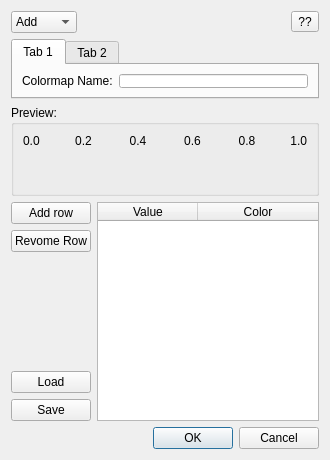
<?xml version="1.0" encoding="UTF-8"?>
<ui version="4.0">
 <class>Dialog</class>
 <widget class="QDialog" name="Dialog">
  <property name="geometry">
   <rect>
    <x>0</x>
    <y>0</y>
    <width>330</width>
    <height>460</height>
   </rect>
  </property>
  <property name="minimumSize">
   <size>
    <width>330</width>
    <height>460</height>
   </size>
  </property>
  <property name="maximumSize">
   <size>
    <width>330</width>
    <height>460</height>
   </size>
  </property>
  <property name="windowTitle">
   <string>Add or Modify Colormap</string>
  </property>
  <layout class="QVBoxLayout" name="verticalLayout_2">
   <item>
    <layout class="QHBoxLayout" name="addModifyLayout">
     <item>
      <widget class="QComboBox" name="addModifyCBox">
       <property name="toolTip">
        <string>select option to add or modify colormap</string>
       </property>
       <property name="whatsThis">
        <string>&lt;html&gt;&lt;head/&gt;&lt;body&gt;&lt;p&gt;Add or Modify a user defined color maps.&lt;/p&gt;&lt;p&gt;&lt;br/&gt;&lt;/p&gt;&lt;p&gt;&lt;span style=&quot; font-weight:600;&quot;&gt;Options:&lt;/span&gt;&lt;/p&gt;&lt;p&gt;Add      -&amp;gt; Add a new colormap&lt;/p&gt;&lt;p&gt;Modify  -&amp;gt; Modify an already added colormap&lt;/p&gt;&lt;/body&gt;&lt;/html&gt;</string>
       </property>
       <item>
        <property name="text">
         <string>Add</string>
        </property>
       </item>
       <item>
        <property name="text">
         <string>Modify</string>
        </property>
       </item>
      </widget>
     </item>
     <item>
      <spacer name="addModifySpacer">
       <property name="orientation">
        <enum>Qt::Horizontal</enum>
       </property>
       <property name="sizeHint" stdset="0">
        <size>
         <width>40</width>
         <height>20</height>
        </size>
       </property>
      </spacer>
     </item>
     <item>
      <widget class="QToolButton" name="helpButton">
       <property name="toolTip">
        <string>What is this??</string>
       </property>
       <property name="text">
        <string>??</string>
       </property>
      </widget>
     </item>
    </layout>
   </item>
   <item>
    <widget class="QTabWidget" name="addModifyWidget">
     <property name="minimumSize">
      <size>
       <width>0</width>
       <height>50</height>
      </size>
     </property>
     <property name="maximumSize">
      <size>
       <width>16777215</width>
       <height>60</height>
      </size>
     </property>
     <property name="currentIndex">
      <number>0</number>
     </property>
     <widget class="QWidget" name="tab">
      <attribute name="title">
       <string>Tab 1</string>
      </attribute>
      <layout class="QHBoxLayout" name="horizontalLayout_2">
       <item>
        <widget class="QLabel" name="cmapNameQLabel">
         <property name="text">
          <string>Colormap Name:</string>
         </property>
        </widget>
       </item>
       <item>
        <widget class="QLineEdit" name="cmapNameLineEdit">
         <property name="toolTip">
          <string>Name of new colormap.</string>
         </property>
         <property name="whatsThis">
          <string>&lt;html&gt;&lt;head/&gt;&lt;body&gt;&lt;p&gt;The name of new colormap. It should be different from standard colormaps that are available by default.&lt;/p&gt;&lt;/body&gt;&lt;/html&gt;</string>
         </property>
        </widget>
       </item>
      </layout>
     </widget>
     <widget class="QWidget" name="tab_2">
      <attribute name="title">
       <string>Tab 2</string>
      </attribute>
      <layout class="QHBoxLayout" name="horizontalLayout_3">
       <item>
        <widget class="QLabel" name="label">
         <property name="text">
          <string>Select Colormap: </string>
         </property>
        </widget>
       </item>
       <item>
        <widget class="QComboBox" name="cmapListCBox">
         <property name="toolTip">
          <string>Select a colormap to modify</string>
         </property>
         <property name="whatsThis">
          <string>Select a colormap to modify</string>
         </property>
        </widget>
       </item>
       <item>
        <spacer name="horizontalSpacer">
         <property name="orientation">
          <enum>Qt::Horizontal</enum>
         </property>
         <property name="sizeHint" stdset="0">
          <size>
           <width>40</width>
           <height>20</height>
          </size>
         </property>
        </spacer>
       </item>
      </layout>
     </widget>
    </widget>
   </item>
   <item>
    <widget class="QGroupBox" name="privewColorMapGBox">
     <property name="title">
      <string>Preview:</string>
     </property>
     <layout class="QVBoxLayout" name="verticalLayout">
      <item>
       <layout class="QHBoxLayout" name="horizontalLayout">
        <item>
         <widget class="QLabel" name="label_3">
          <property name="maximumSize">
           <size>
            <width>30</width>
            <height>16777215</height>
           </size>
          </property>
          <property name="text">
           <string>0.0</string>
          </property>
         </widget>
        </item>
        <item>
         <widget class="QLabel" name="label_4">
          <property name="text">
           <string>0.2</string>
          </property>
          <property name="alignment">
           <set>Qt::AlignCenter</set>
          </property>
         </widget>
        </item>
        <item>
         <widget class="QLabel" name="label_5">
          <property name="text">
           <string>0.4</string>
          </property>
          <property name="alignment">
           <set>Qt::AlignCenter</set>
          </property>
         </widget>
        </item>
        <item>
         <widget class="QLabel" name="label_6">
          <property name="text">
           <string>0.6</string>
          </property>
          <property name="alignment">
           <set>Qt::AlignCenter</set>
          </property>
         </widget>
        </item>
        <item>
         <widget class="QLabel" name="label_7">
          <property name="text">
           <string>0.8</string>
          </property>
          <property name="alignment">
           <set>Qt::AlignCenter</set>
          </property>
         </widget>
        </item>
        <item>
         <widget class="QLabel" name="label_2">
          <property name="maximumSize">
           <size>
            <width>30</width>
            <height>16777215</height>
           </size>
          </property>
          <property name="layoutDirection">
           <enum>Qt::LeftToRight</enum>
          </property>
          <property name="text">
           <string>1.0</string>
          </property>
          <property name="alignment">
           <set>Qt::AlignRight|Qt::AlignTrailing|Qt::AlignVCenter</set>
          </property>
         </widget>
        </item>
       </layout>
      </item>
      <item>
       <widget class="QWidget" name="previewColorMapWidget" native="true">
        <property name="sizePolicy">
         <sizepolicy hsizetype="Preferred" vsizetype="Preferred">
          <horstretch>0</horstretch>
          <verstretch>0</verstretch>
         </sizepolicy>
        </property>
        <property name="minimumSize">
         <size>
          <width>0</width>
          <height>30</height>
         </size>
        </property>
        <property name="maximumSize">
         <size>
          <width>16777215</width>
          <height>16777215</height>
         </size>
        </property>
        <property name="toolTip">
         <string>Preview of new colormap</string>
        </property>
        <property name="whatsThis">
         <string>&lt;html&gt;&lt;head/&gt;&lt;body&gt;&lt;p&gt;It is a preview of colormap. On changes in below table, the new colormap is automatically generated and shown here. Color is mapped between value of 0 to 1. By changing color at a value between 0 to 1, colormap also changes accordingly. &lt;/p&gt;&lt;/body&gt;&lt;/html&gt;</string>
        </property>
        <property name="styleSheet">
         <string notr="true"/>
        </property>
       </widget>
      </item>
     </layout>
    </widget>
   </item>
   <item>
    <layout class="QHBoxLayout" name="tableLayout">
     <item>
      <layout class="QVBoxLayout" name="tableButtonLayout">
       <item>
        <widget class="QPushButton" name="addRowTableButton">
         <property name="toolTip">
          <string>Add a row to table.</string>
         </property>
         <property name="whatsThis">
          <string>Add a row to table.</string>
         </property>
         <property name="text">
          <string>Add row</string>
         </property>
        </widget>
       </item>
       <item>
        <widget class="QPushButton" name="removeRowTableButton">
         <property name="toolTip">
          <string>Remove a selected row from table.</string>
         </property>
         <property name="whatsThis">
          <string>Remove a selected row from table.</string>
         </property>
         <property name="text">
          <string>Revome Row</string>
         </property>
        </widget>
       </item>
       <item>
        <spacer name="tableButtonSpacer">
         <property name="orientation">
          <enum>Qt::Vertical</enum>
         </property>
         <property name="sizeHint" stdset="0">
          <size>
           <width>20</width>
           <height>40</height>
          </size>
         </property>
        </spacer>
       </item>
       <item>
        <widget class="QPushButton" name="loadTableButton">
         <property name="toolTip">
          <string>Load a colormap from file.</string>
         </property>
         <property name="whatsThis">
          <string>&lt;html&gt;&lt;head/&gt;&lt;body&gt;&lt;p&gt;Load a colormap from file. File format should be as follows:&lt;/p&gt;&lt;p/&gt;&lt;p&gt;{&lt;/p&gt;&lt;p&gt;    &amp;quot;name&amp;quot;:&amp;quot;BGR&amp;quot;,&lt;/p&gt;&lt;p&gt;    &amp;quot;colors&amp;quot;:{&lt;/p&gt;&lt;p&gt;        &amp;quot;0.0&amp;quot;:&amp;quot;#0000ff&amp;quot;,&lt;/p&gt;&lt;p&gt;        &amp;quot;0.5&amp;quot;:&amp;quot;#00ff00&amp;quot;,&lt;/p&gt;&lt;p&gt;        &amp;quot;1.0&amp;quot;:&amp;quot;#ff0000&amp;quot;&lt;/p&gt;&lt;p&gt;    }&lt;/p&gt;&lt;p&gt;}&lt;/p&gt;&lt;/body&gt;&lt;/html&gt;</string>
         </property>
         <property name="text">
          <string>Load</string>
         </property>
        </widget>
       </item>
       <item>
        <widget class="QPushButton" name="saveTableButton">
         <property name="toolTip">
          <string>Save the colormap to file</string>
         </property>
         <property name="whatsThis">
          <string>&lt;html&gt;&lt;head/&gt;&lt;body&gt;&lt;p&gt;Save the colormap to file.&lt;/p&gt;&lt;p&gt;&lt;br/&gt;&lt;/p&gt;&lt;p&gt;The table is saved as a json format.&lt;/p&gt;&lt;/body&gt;&lt;/html&gt;</string>
         </property>
         <property name="text">
          <string>Save</string>
         </property>
        </widget>
       </item>
      </layout>
     </item>
     <item>
      <widget class="QTableWidget" name="tableWidget">
       <property name="whatsThis">
        <string>&lt;html&gt;&lt;head/&gt;&lt;body&gt;&lt;p&gt;This table can be used to create new colormap.&lt;/p&gt;&lt;p&gt;Here color is mapped between 0 to 1. First column should contains value between 0 to 1 and second column contains color at respective value. Color can be selected by clicking on cell.  &lt;/p&gt;&lt;/body&gt;&lt;/html&gt;</string>
       </property>
       <property name="sortingEnabled">
        <bool>false</bool>
       </property>
       <attribute name="horizontalHeaderStretchLastSection">
        <bool>true</bool>
       </attribute>
       <attribute name="verticalHeaderVisible">
        <bool>true</bool>
       </attribute>
       <column>
        <property name="text">
         <string>Value</string>
        </property>
       </column>
       <column>
        <property name="text">
         <string>Color</string>
        </property>
       </column>
      </widget>
     </item>
    </layout>
   </item>
   <item>
    <widget class="QDialogButtonBox" name="okCancelButtonBox">
     <property name="standardButtons">
      <set>QDialogButtonBox::Cancel|QDialogButtonBox::Ok</set>
     </property>
    </widget>
   </item>
  </layout>
 </widget>
 <resources/>
 <connections/>
</ui>
